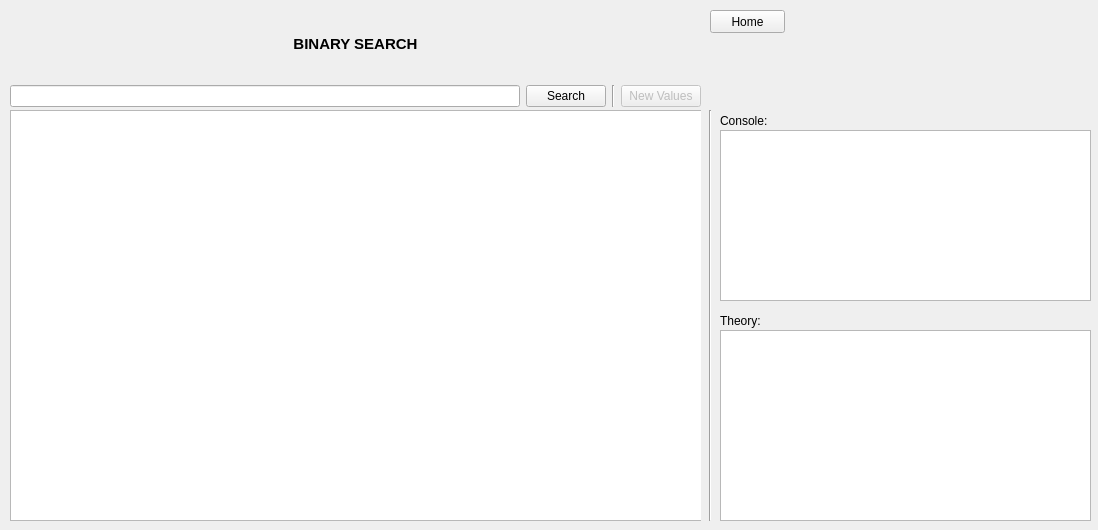
<?xml version="1.0" encoding="UTF-8"?>
<ui version="4.0">
 <class>BinSrchViewClass</class>
 <widget class="QWidget" name="BinSrchViewClass">
  <property name="geometry">
   <rect>
    <x>0</x>
    <y>0</y>
    <width>1098</width>
    <height>530</height>
   </rect>
  </property>
  <property name="windowTitle">
   <string>Form</string>
  </property>
  <widget class="QPlainTextEdit" name="binSrchInfoPlainTextEdit">
   <property name="geometry">
    <rect>
     <x>720</x>
     <y>330</y>
     <width>371</width>
     <height>191</height>
    </rect>
   </property>
   <property name="readOnly">
    <bool>true</bool>
   </property>
  </widget>
  <widget class="Line" name="binSrchAnimTextAreaSeparator">
   <property name="geometry">
    <rect>
     <x>695</x>
     <y>110</y>
     <width>31</width>
     <height>411</height>
    </rect>
   </property>
   <property name="orientation">
    <enum>Qt::Vertical</enum>
   </property>
  </widget>
  <widget class="QWidget" name="layoutWidget">
   <property name="geometry">
    <rect>
     <x>10</x>
     <y>10</y>
     <width>691</width>
     <height>97</height>
    </rect>
   </property>
   <layout class="QVBoxLayout" name="binSrchHeaderAndControlPane">
    <item>
     <widget class="QLabel" name="binSrchHeaderLabel">
      <property name="layoutDirection">
       <enum>Qt::RightToLeft</enum>
      </property>
      <property name="text">
       <string>&lt;html&gt;&lt;head/&gt;&lt;body&gt;&lt;p&gt;&lt;span style=&quot; font-size:11pt; font-weight:600;&quot;&gt;BINARY SEARCH&lt;/span&gt;&lt;/p&gt;&lt;/body&gt;&lt;/html&gt;</string>
      </property>
      <property name="alignment">
       <set>Qt::AlignCenter</set>
      </property>
     </widget>
    </item>
    <item>
     <layout class="QHBoxLayout" name="binSrchControlPane">
      <item>
       <widget class="QLineEdit" name="binSrchInsertLineEdit"/>
      </item>
      <item>
       <widget class="QPushButton" name="binSrchSrchBtn">
        <property name="text">
         <string>Search</string>
        </property>
       </widget>
      </item>
      <item>
       <widget class="Line" name="binSrchSrchNewValSepLine">
        <property name="orientation">
         <enum>Qt::Vertical</enum>
        </property>
       </widget>
      </item>
      <item>
       <widget class="QPushButton" name="binSrchNewValBtn">
        <property name="enabled">
         <bool>false</bool>
        </property>
        <property name="text">
         <string>New Values</string>
        </property>
       </widget>
      </item>
     </layout>
    </item>
   </layout>
  </widget>
  <widget class="QPlainTextEdit" name="binSrchPlainTextEdit">
   <property name="geometry">
    <rect>
     <x>720</x>
     <y>130</y>
     <width>371</width>
     <height>171</height>
    </rect>
   </property>
   <property name="readOnly">
    <bool>true</bool>
   </property>
  </widget>
  <widget class="QLabel" name="binSrchConsoleLabel">
   <property name="geometry">
    <rect>
     <x>720</x>
     <y>110</y>
     <width>47</width>
     <height>21</height>
    </rect>
   </property>
   <property name="text">
    <string>Console:</string>
   </property>
  </widget>
  <widget class="QWidget" name="binSrchAnimAreaPane" native="true">
   <property name="geometry">
    <rect>
     <x>10</x>
     <y>110</y>
     <width>691</width>
     <height>411</height>
    </rect>
   </property>
   <widget class="QGraphicsView" name="binSrchAnimArea">
    <property name="geometry">
     <rect>
      <x>0</x>
      <y>0</y>
      <width>701</width>
      <height>411</height>
     </rect>
    </property>
   </widget>
  </widget>
  <widget class="QLabel" name="binSrchInfoConsoleLabel">
   <property name="geometry">
    <rect>
     <x>720</x>
     <y>310</y>
     <width>47</width>
     <height>21</height>
    </rect>
   </property>
   <property name="text">
    <string>Theory:</string>
   </property>
  </widget>
  <widget class="QPushButton" name="binSrchHomeBtn">
   <property name="geometry">
    <rect>
     <x>710</x>
     <y>10</y>
     <width>75</width>
     <height>23</height>
    </rect>
   </property>
   <property name="text">
    <string>Home</string>
   </property>
  </widget>
 </widget>
 <resources/>
 <connections/>
</ui>
